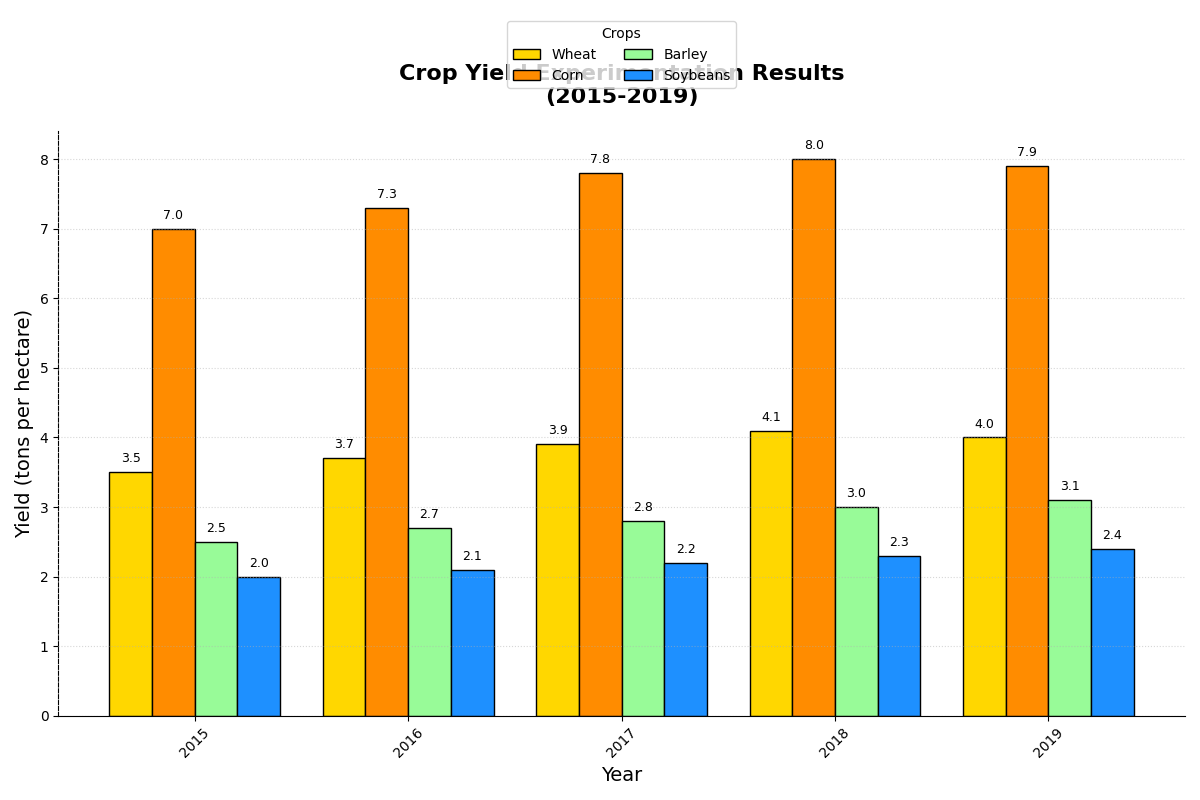

Recreate this plot in Python.
import matplotlib.pyplot as plt
import numpy as np

years = np.arange(2015, 2020)
crops = ['Wheat', 'Corn', 'Barley', 'Soybeans']

wheat_yield = [3.5, 3.7, 3.9, 4.1, 4.0]
corn_yield = [7.0, 7.3, 7.8, 8.0, 7.9]
barley_yield = [2.5, 2.7, 2.8, 3.0, 3.1]
soybean_yield = [2.0, 2.1, 2.2, 2.3, 2.4]

width = 0.2  # Width of the bars
x = np.arange(len(years))

fig, ax = plt.subplots(figsize=(12, 8))

ax.bar(x - 1.5*width, wheat_yield, width, label='Wheat', color='#FFD700', edgecolor='black')
ax.bar(x - 0.5*width, corn_yield, width, label='Corn', color='#FF8C00', edgecolor='black')
ax.bar(x + 0.5*width, barley_yield, width, label='Barley', color='#98FB98', edgecolor='black')
ax.bar(x + 1.5*width, soybean_yield, width, label='Soybeans', color='#1E90FF', edgecolor='black')

ax.set_title("Crop Yield Experimentation Results\n(2015-2019)", fontsize=16, fontweight='bold', pad=20)
ax.set_xlabel("Year", fontsize=14)
ax.set_ylabel("Yield (tons per hectare)", fontsize=14)

ax.set_xticks(x)
ax.set_xticklabels(years, rotation=45)

ax.legend(title='Crops', loc='upper center', ncol=2, bbox_to_anchor=(0.5, 1.2), fontsize=10)

ax.yaxis.grid(True, linestyle=':', alpha=0.5)

ax.spines['top'].set_visible(False)
ax.spines['right'].set_visible(False)
ax.spines['left'].set_linestyle('dashed')

for i in range(len(years)):
    heights = [wheat_yield[i], corn_yield[i], barley_yield[i], soybean_yield[i]]
    for j, height in enumerate(heights):
        ax.text(i - 1.5*width + j * width, height + 0.1, f'{height}', ha='center', va='bottom', color='black', fontsize=9)

plt.tight_layout()
plt.show()
